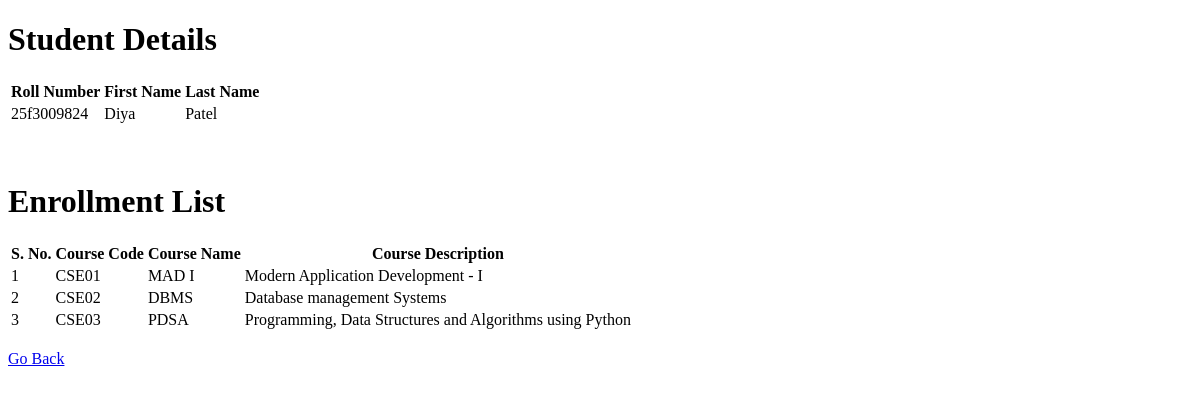
The page /student/22 on the database its author committed.
### app.py (models this page shows, shortened)
class Student(db.Model):
    __tablename__ = 'student'
    student_id = db.Column(db.Integer, primary_key=True, autoincrement=True)
    roll_number = db.Column(db.String(50), unique=True, nullable=False)
    first_name = db.Column(db.String(100), nullable=False)
    last_name = db.Column(db.String(100))
    enrollments = db.relationship('Enrollment', backref='student', cascade="all, delete-orphan")

class Course(db.Model):
    __tablename__ = 'course'
    course_id = db.Column(db.Integer, primary_key=True, autoincrement=True)
    course_code = db.Column(db.String(20), unique=True, nullable=False)
    course_name = db.Column(db.String(100), nullable=False)
    course_description = db.Column(db.String(255))
    enrollments = db.relationship('Enrollment', backref='course', cascade="all, delete-orphan")

### app.py (the view)
@app.route('/student/<int:student_id>', methods=['GET'])
def student_detail(student_id):
    courses, cids = [], []
    student = Student.query.get(student_id)
    enrollments = Enrollment.query.filter_by(estudent_id=student_id).all()
    for enrollment in enrollments:
        cids.append(enrollment.ecourse_id[-1])
    for cid in cids:
        course = Course.query.filter_by(course_id=cid).first()
        if course:
            courses.append(course)
    return render_template('student_detail.html', roll_no=student.roll_number, first_name=student.first_name, last_name=student.last_name, courses=courses)

### templates/student_detail.html (shortened to what this page needs)
<!DOCTYPE html>
<html>
  <head>
	<link rel="stylesheet" href="{{ url_for('static', filename='student_detail_style.css') }}">
  </head>
  <body>
	<h1>Student Details</h1>
	<table id = "personal-details">
		<tr>
			<th>Roll Number</th>
			<th>First Name</th>
			<th>Last Name</th>
		</tr>
		<tr>
			<td>{{roll_no}}</td>
			<td>{{first_name}}</td>
			<td>{{last_name}}</td>
		</tr>
	</table>
	<br><br>
	<h1>Enrollment List</h1>
	<table id = "enroll-table">
		<tr>
			<th>S. No.</th>
			<th>Course Code</th>
			<th>Course Name</th>
			<th>Course Description</th>
		</tr>
		{% for course in courses %}
		<tr>
			<td>{{loop.index}}</td>
			<td>{{course['course_code']}}</td>
			<td>{{course['course_name']}}</td>
			<td>{{course['course_description']}}</td>
		</tr>
		{% endfor %}
	</table>
	<br><a href="{{ url_for('home') }}" type="button">Go Back</a>
  </body>
</html>

### rows shown on the page
Student: roll_number "25f3009824", first_name "Diya", last_name "Patel"
Course: course_code "CSE01", course_name "MAD I", course_description "Modern Application Development - I"
Course: course_code "CSE02", course_name "DBMS", course_description "Database management Systems"
Course: course_code "CSE03", course_name "PDSA", course_description "Programming, Data Structures and Algorithms using Python"
